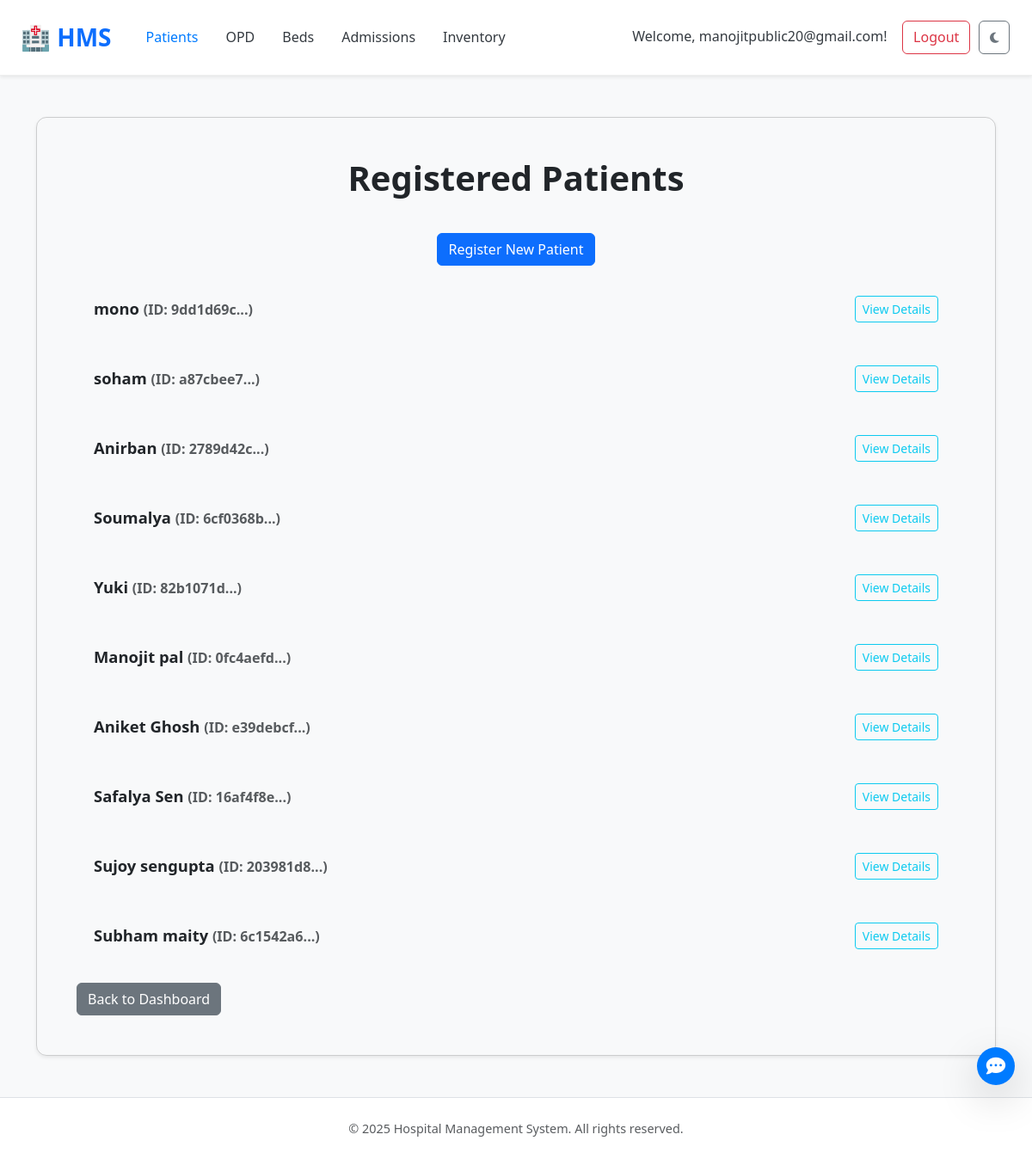
Page /patients (signed in) on the committed database.
### tables this page shows
CREATE TABLE patients (
    patient_id TEXT PRIMARY KEY,
    name TEXT NOT NULL,
    age INTEGER,
    gender TEXT,
    contact_number TEXT,
    address TEXT,
    emergency_contact TEXT,
    blood_group TEXT,
    medical_history TEXT
);

### app.py (the view)
@app.route('/patients')
def list_patients():
    conn = get_db()
    patients = conn.execute("SELECT * FROM patients").fetchall()
    close_db(conn)
    return render_template('list_patients.html', patients=patients)

### app.py (called while the page is built)
def get_db():
    conn = sqlite3.connect(DATABASE)
    conn.row_factory = sqlite3.Row
    return conn

### templates/list_patients.html (shortened to what this page needs)
<!DOCTYPE html>
<html lang="en">
<head>
    <link href="https://cdn.jsdelivr.net/npm/bootstrap@5.3.3/dist/css/bootstrap.min.css" rel="stylesheet">
    <link href="https://cdn.jsdelivr.net/npm/aos@2.3.4/dist/aos.css" rel="stylesheet">
    <link rel="stylesheet" href="https://cdnjs.cloudflare.com/ajax/libs/font-awesome/6.5.0/css/all.min.css" />
    <link rel="stylesheet" href="{{ url_for('static', filename='style.css') }}">
    <link rel="stylesheet" href="{{ url_for('static', filename='index_style.css') }}">
</head>
<body {% if g.get('theme')=='dark' %}data-bs-theme="dark" {% endif %}>
    <nav class="navbar navbar-expand-lg navbar-light bg-white shadow-sm px-4" data-aos="fade-down">
        <a class="navbar-brand fw-bold text-primary" href="{{ url_for('index') }}">🏥 HMS</a>
        <div class="collapse navbar-collapse justify-content-between" id="navbarNav">
            <ul class="navbar-nav">
                {% if session.get('user_id') %}
                <li class="nav-item">
                    <a class="nav-link {% if request.endpoint == 'list_patients' %}active{% endif %}"
                        href="{{ url_for('list_patients') }}">Patients</a>
                </li>
                <li class="nav-item">
                    <a class="nav-link {% if request.endpoint == 'view_opd_queue' %}active{% endif %}"
                        href="{{ url_for('view_opd_queue') }}">OPD</a>
                </li>
                <li class="nav-item">
                    <a class="nav-link {% if request.endpoint == 'list_beds' %}active{% endif %}"
                        href="{{ url_for('list_beds') }}">Beds</a>
                </li>
                <li class="nav-item">
                    <a class="nav-link {% if request.endpoint == 'list_admissions' %}active{% endif %}"
                        href="{{ url_for('list_admissions') }}">Admissions</a>
                </li>
                <li class="nav-item">
                    <a class="nav-link {% if request.endpoint == 'view_inventory' %}active{% endif %}"
                        href="{{ url_for('view_inventory') }}">Inventory</a>
                </li>
                {% endif %}
            </ul>
            <ul class="navbar-nav">
                {% if session.get('user_id') %}
                <li class="nav-item">
                    <a class="nav-link navbar-text me-2" href="{{ url_for('view_profile') }}" style="cursor: pointer;">
                        Welcome, {{ session.get('user_email') }}!
                    </a>
                </li>
                <li class="nav-item">
                    <a class="btn btn-outline-danger" href="{{ url_for('logout') }}">Logout</a>
                </li>
                {% endif %}
                <li class="nav-item">
                    <button id="darkModeToggle" class="btn btn-outline-secondary ms-2" title="Toggle Dark Mode"
                        aria-label="Toggle Dark Mode">
                        <i class="fas fa-moon moon-icon"></i>
                    </button>
                </li>
            </ul>
        </div>
    </nav>
    <div class="container my-5">
        <div class="patient-list-container card shadow-sm">
            <div class="card-body">
                <h1>Registered Patients</h1>
                <div class="register-patient-button-container">
                    <a href="{{ url_for('add_patient') }}" class="btn btn-primary">Register New Patient</a>
                </div>
                {% if patients | length == 0 %}
                <p class="text-center text-muted">No registered patients found.</p>
                {% else %}
                {% for patient in patients %}
                <div class="patient-entry" data-patient-id="{{ patient['patient_id'] }}">
                    <div class="patient-entry-header">
                        <h5>{{ patient['name'] }} <small class="text-muted">(ID: {{ patient['patient_id'][:8] }}...)</small></h5>
                        <button class="btn btn-sm btn-outline-info toggle-details-btn" type="button"
                                data-bs-toggle="collapse"
                                data-bs-target="#patientDetails_{{ patient['patient_id'] }}"
                                aria-expanded="false"
                                aria-controls="patientDetails_{{ patient['patient_id'] }}">
                        </button>
                    </div>
                </div>
                {% endfor %}
                {% endif %}
                <div class="mt-4">
                    <a href="{{ url_for('index') }}" class="btn btn-secondary">Back to Dashboard</a>
                </div>
            </div>
        </div>
    </div>
    <footer class="bg-white border-top py-4 text-center" data-aos="fade-up">
        <div class="container">
            <p class="mb-0 text-muted">&copy; 2025 Hospital Management System. All rights reserved.</p>
        </div>
    </footer>
    <div id="chatbot-container">
        <button id="chatbot-toggle-btn" class="btn btn-primary rounded-circle shadow-lg">
            <i class="fas fa-comment-dots"></i>
        </button>
    </div>
</body>
</html>

### static/style.css (style rules this page uses)
html { scroll-behavior: smooth; }
:root { --primary-color: #007bff; --primary-darker: #0056b3; --secondary-color: #6c757d; --light-bg: #f8f9fa; --dark-text: #343a40; --card-border-color: #eee; }
body { font-family: 'Segoe UI', Tahoma, Geneva, Verdana, sans-serif; color: var(--dark-text); background-color: var(--light-bg); line-height: 1.6; }
.navbar { background-color: white !important; border-bottom: 1px solid var(--card-border-color); padding: 1rem 2rem; }
.navbar { position: sticky; top: 0; z-index: 999; }
.nav-item { display: flex; justify-content: center; text-align: center; }
.navbar-brand { font-size: 1.75rem; font-weight: bold; color: var(--primary-color); }
.navbar-nav .nav-link { color: var(--dark-text); margin-left: 1rem; padding: 0.5rem 1rem; }
.navbar-nav .nav-link:hover, .navbar-nav .nav-link.active { color: var(--primary-color); font-weight: 500; }
.navbar-nav .btn { margin: 0.1rem; }
footer { color: #777; font-size: 0.9rem; }

### static/index_style.css (style rules this page uses)
body { opacity: 0; transition: opacity 0.5s ease-in-out; }
body.loaded { opacity: 1; }
.card { transition: transform 0.3s ease, box-shadow 0.3s ease; }
#darkModeToggle { transition: all 0.3s ease; font-size: 14px; padding: 8px 12px; }
#chatbot-toggle-btn { position: fixed; bottom: calc(20px + 56px + 10px); right: 20px; z-index: 1052; width: 44px; height: 44px; border-radius: 50%; background-color: #007bff; color: white; border: none; display: flex; align-items: center; justify-content: center; cursor: pointer; box-shadow: 0 4px 8px rgba(0, 0, 0, 0.2); transition: all 0.3s ease; font-size: 1.4rem; }
#chatbot-toggle-btn i { color: inherit; }

### templates/list_patients.html (style rules this page uses)
.patient-list-container { margin-top: 30px; padding: 30px; background-color: var(--card-bg-color); border-radius: 12px; box-shadow: 0 5px 15px rgba(0, 0, 0, 0.1); }
.patient-list-container h1 { text-align: center; margin-bottom: 40px; color: var(--text-color); font-weight: 700; }
.patient-entry { border: 1px solid var(--border-color); margin-bottom: 20px; border-radius: 8px; overflow: hidden; background-color: var(--card-inner-bg-color); transition: border-color 0.3s ease, box-shadow 0.3s ease; }
.patient-entry-header { padding: 15px 20px; background-color: var(--card-header-bg); border-bottom: 1px solid var(--border-color); display: flex; justify-content: space-between; align-items: center; transition: background-color 0.3s ease; }
.patient-entry-header h5 { margin-bottom: 0; color: var(--text-color); font-weight: 600; font-size: 1.15rem; }
.patient-entry-header .btn { flex-shrink: 0; }
.register-patient-button-container { display: flex; justify-content: center; text-align: center; margin-bottom: 20px; }

### rows in the picture
patients: name "mono", patient "9dd1d69c"
patients: name "soham", patient "a87cbee7"
patients: name "Anirban", patient "2789d42c"
patients: name "Soumalya", patient "6cf0368b"
patients: name "Yuki", patient "82b1071d"
patients: name "Manojit pal", patient "0fc4aefd"
patients: name "Aniket Ghosh", patient "e39debcf"
patients: name "Safalya Sen", patient "16af4f8e"
patients: name "Sujoy sengupta", patient "203981d8"
patients: name "Subham maity", patient "6c1542a6"

### other values in the picture
{{ session.get('user_email') }} "manojitpublic20@gmail.com"
